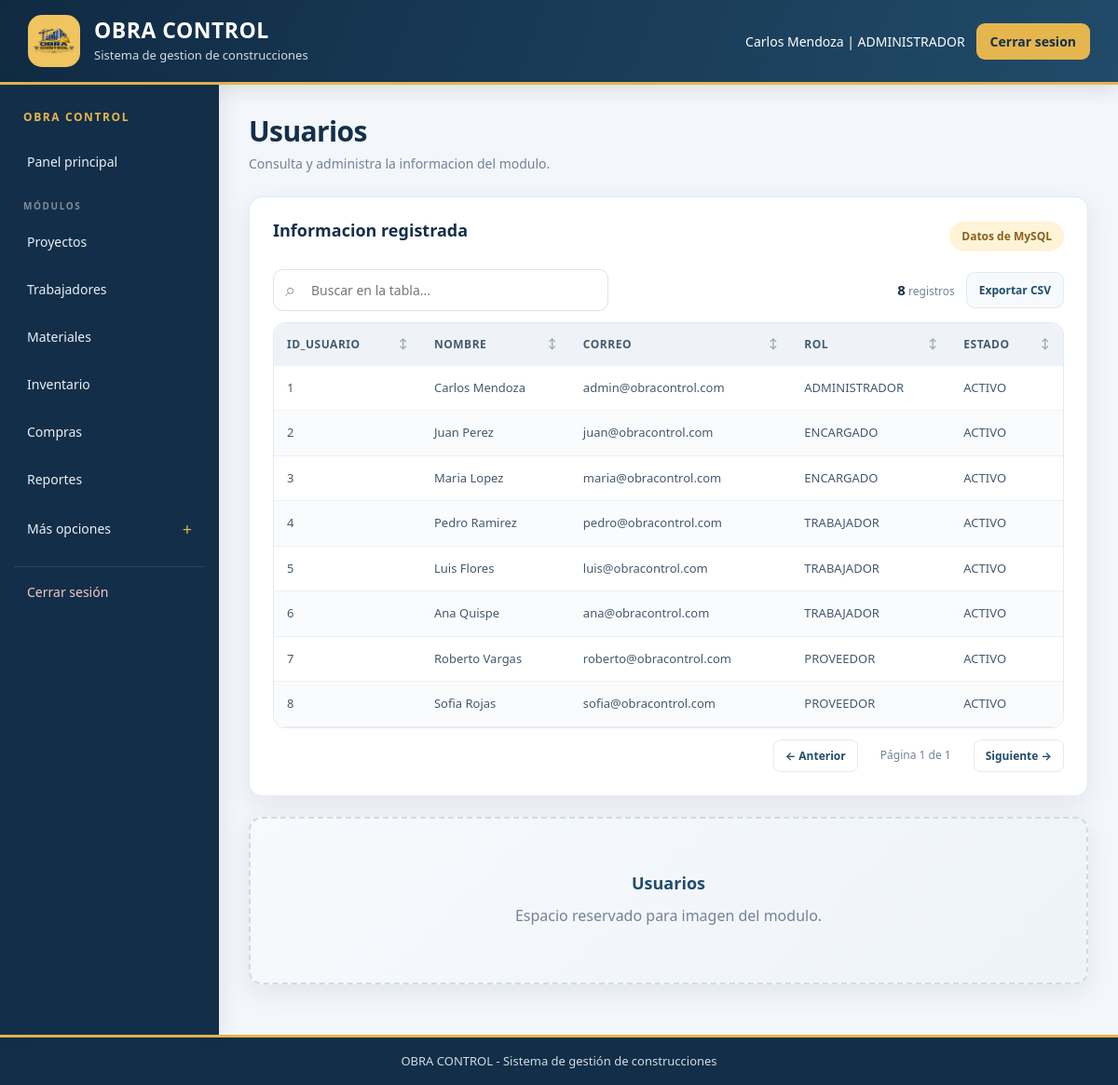
Page /OBRA_CONTROL/administrador/usuarios.php (signed in) on the committed database.
### tables this page shows
CREATE TABLE usuario (
    id_usuario INT UNSIGNED AUTO_INCREMENT PRIMARY KEY,
    nombre VARCHAR(100) NOT NULL,
    correo VARCHAR(150) NOT NULL UNIQUE,
    password VARCHAR(255) NOT NULL,
    rol VARCHAR(30) NOT NULL,
    estado VARCHAR(20) NOT NULL DEFAULT 'ACTIVO'
);

### OBRA_CONTROL/funciones.php (the view, shortened to what this page needs)
<?php
function mostrar_tabla($resultado)
{
    $campos = $resultado->fetch_fields();
    $columnas = [];
    foreach ($campos as $campo) {
        $columnas[] = $campo->name;
    }
    $filas = [];
    while ($fila = $resultado->fetch_assoc()) {
        $filas[] = $fila;
    }
    echo "<div class='modulo-tabla'><div class='herramientas-tabla'>";
    echo "<div class='busqueda-tabla'><span class='icono-buscar'>⌕</span><input type='search' class='campo-busqueda-tabla' placeholder='Buscar en la tabla...' aria-label='Buscar en la tabla'></div>";
    echo "<div class='acciones-tabla'><span class='contador-filas'><strong>" . count($filas) . "</strong> registros</span><button type='button' class='boton-exportar' onclick='exportarTabla(this)'>Exportar CSV</button></div></div>";
    echo "<div class='contenedor-tabla'><table class='tabla-datos'><thead><tr>";
    foreach ($columnas as $indice => $columna) {
        echo "<th class='cabecera-ordenable' data-columna='" . $indice . "' tabindex='0'>" . htmlspecialchars($columna) . "<span class='icono-orden'>↕</span></th>";
    }
    echo "</tr></thead><tbody>";
    foreach ($filas as $fila) {
        echo "<tr>";
        foreach ($columnas as $columna) {
            echo "<td>" . htmlspecialchars((string) ($fila[$columna] ?? "")) . "</td>";
        }
        echo "</tr>";
    }
    echo "</tbody></table></div>";
    echo "<div class='paginacion-tabla'><button type='button' class='boton-pagina' data-direccion='-1'>← Anterior</button><span class='indicador-pagina'></span><button type='button' class='boton-pagina' data-direccion='1'>Siguiente →</button></div></div>";
}
?>

### OBRA_CONTROL/css/estilo.css (style rules this page uses)
:root { --azul: #142f49; --azul-claro: #214c6c; --azul-medio: #294d6b; --azul-oscuro: #102a43; --dorado: #e5b64e; --dorado-claro: #f0c45e; --dorado-texto: #87621d; --fondo: #f3f6fa; --texto: #26384a; --texto-suave: #748295; --borde: #e4eaf0; --blanco: #ffffff; --sombra: 0 8px 28px rgba(23, 51, 75, 0.08); --sombra-fuerte: 0 18px 50px rgba(23, 43, 77, 0.16); --radio: 14px; }
* { margin: 0; padding: 0; box-sizing: border-box; }
body { font-family: "Segoe UI", Inter, Arial, sans-serif; background: var(--fondo); color: var(--texto); line-height: 1.5; -webkit-font-smoothing: antialiased; }
input, select, textarea { font-family: inherit; font-size: 14px; border: 1px solid #dce4eb; border-radius: 10px; padding: 12px 13px; background: var(--blanco); color: #273b4e; outline: none; max-width: 100%; }
.tabla-datos { width: 100%; }
.tabla-contenedor, .contenedor-tabla { width: 100%; overflow-x: auto; border: 1px solid var(--borde); border-radius: 13px; }
table { width: 100%; border-collapse: separate; border-spacing: 0; min-width: 650px; background: var(--blanco); border-radius: 12px; overflow: hidden; }
th { background: #eff3f7; color: #435a70; font-size: 12px; text-transform: uppercase; letter-spacing: 0.5px; text-align: left; padding: 14px; }
td { padding: 14px; border-bottom: 1px solid #edf1f5; color: #45596d; font-size: 13px; }
tbody tr:nth-child(even) { background: #fafbfd; }
.modulo-tabla { display: grid; gap: 12px; }
.herramientas-tabla { display: flex; flex-wrap: wrap; gap: 12px; justify-content: space-between; align-items: center; }
.busqueda-tabla { position: relative; flex: 1; min-width: 200px; max-width: 360px; }
.icono-buscar { position: absolute; left: 13px; top: 50%; transform: translateY(-50%); color: #8a97a5; font-size: 20px; line-height: 1; }
.campo-busqueda-tabla { width: 100%; padding-left: 40px; }
.acciones-tabla { display: flex; align-items: center; gap: 12px; }
.contador-filas { color: var(--texto-suave); font-size: 12px; white-space: nowrap; }
.contador-filas strong { color: var(--azul); font-size: 15px; }
.boton-exportar { border: 1px solid var(--borde); background: #f7fafd; color: var(--azul-claro); border-radius: 9px; padding: 10px 13px; font-family: inherit; font-size: 12px; font-weight: 700; cursor: pointer; transition: background 0.2s, border-color 0.2s; }
.cabecera-ordenable { cursor: pointer; user-select: none; transition: background 0.2s; }
.icono-orden { float: right; opacity: 0.5; font-size: 11px; margin-left: 8px; }
.paginacion-tabla { display: flex; align-items: center; justify-content: flex-end; gap: 12px; }
.boton-pagina { border: 1px solid var(--borde); background: #fff; color: var(--azul-claro); border-radius: 8px; padding: 8px 12px; font-family: inherit; font-size: 12px; font-weight: 700; cursor: pointer; }
.indicador-pagina { color: var(--texto-suave); font-size: 12px; min-width: 100px; text-align: center; }

### rows in the picture
usuario: id_usuario "1", nombre "Carlos Mendoza", correo "admin@obracontrol.com", rol "ADMINISTRADOR", estado "ACTIVO"
usuario: id_usuario "2", nombre "Juan Perez", correo "juan@obracontrol.com", rol "ENCARGADO", estado "ACTIVO"
usuario: id_usuario "3", nombre "Maria Lopez", correo "maria@obracontrol.com", rol "ENCARGADO", estado "ACTIVO"
usuario: id_usuario "4", nombre "Pedro Ramirez", correo "pedro@obracontrol.com", rol "TRABAJADOR", estado "ACTIVO"
usuario: id_usuario "5", nombre "Luis Flores", correo "luis@obracontrol.com", rol "TRABAJADOR", estado "ACTIVO"
usuario: id_usuario "6", nombre "Ana Quispe", correo "ana@obracontrol.com", rol "TRABAJADOR", estado "ACTIVO"
usuario: id_usuario "7", nombre "Roberto Vargas", correo "roberto@obracontrol.com", rol "PROVEEDOR", estado "ACTIVO"
usuario: id_usuario "8", nombre "Sofia Rojas", correo "sofia@obracontrol.com", rol "PROVEEDOR", estado "ACTIVO"

### other values in the picture
$_SESSION["nombre"] "Carlos Mendoza"
$_SESSION["rol"] "ADMINISTRADOR"
$etiqueta "Proyectos"
$etiqueta "Trabajadores"
$etiqueta "Materiales"
$etiqueta "Inventario"
$etiqueta "Compras"
$etiqueta "Reportes"
count($filas) "8"
$columna "ID_USUARIO"
$columna "NOMBRE"
$columna "CORREO"
$columna "ROL"
$columna "ESTADO"
